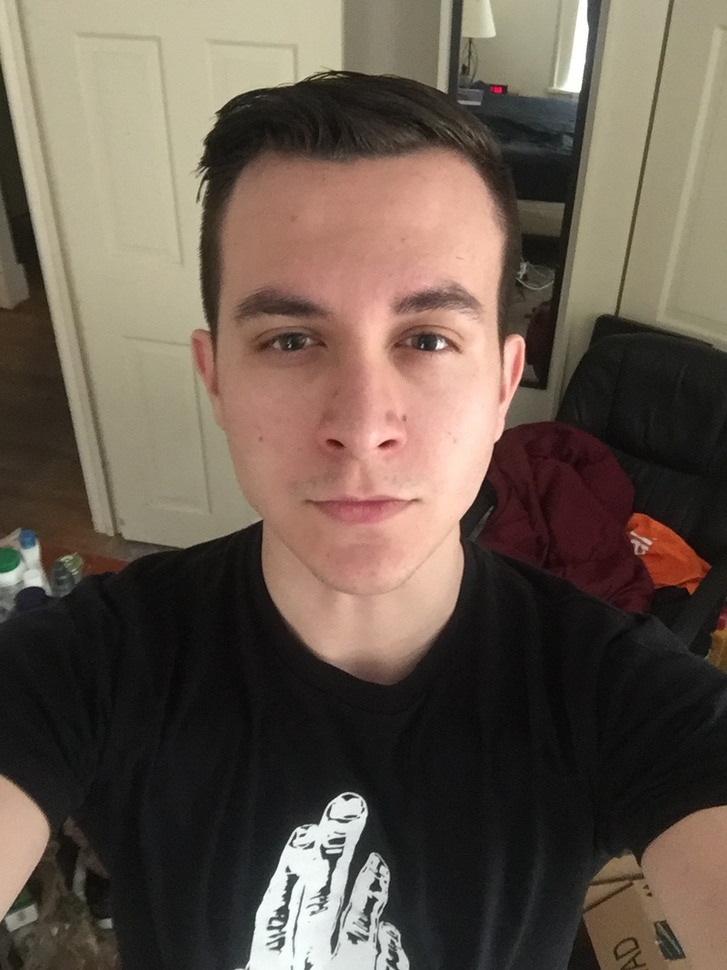
#> input picture media/in.jpg, 727 x 970 px, shrunk from 960 x 1280 before the run
$ python main.py ../media/in.jpg out.png   (older library calls are emulated)
#> lines starting #> are read from the running program, lines starting #| are printed output that depends on the picture; after the words box and inside, x2 and y2 are one past the last pixel; in counts of white or black regions, pixels touching at a corner belong together
### src/edge_detector.py
import numpy as np
import scipy.ndimage
import scipy.misc

class EdgeDetector(object):
    """Edge detector for images."""

    def __init__(self, img):
        """Construct an edge detector for an image."""
        self.suppressed = self.non_maximal_suppression(*self.get_gradients(img))

    def get_gradients(self, img):
        """Computes gradients of a grayscale image.

        Finds gradient magnitudes and directions for self.img.

        Returns:
            G: A (height, width) float numpy array of gradient magnitudes.

            theta: A (height, width) float numpy array of gradient directions.
        """

        blurred = scipy.ndimage.gaussian_filter(img, 2)
        Gx = scipy.ndimage.sobel(blurred, axis=1)
        Gy = scipy.ndimage.sobel(blurred, axis=0)
        G = np.sqrt(Gx**2 + Gy**2)
        theta = np.arctan2(Gy, Gx)

        return G, theta

    def non_maximal_suppression(self, G, theta):
        """Performs non-maximal-suppression of gradients.

        Bins into 4 directions (up/down, left/right, both diagonals),
        and sets non-maximal elements in a 3x3 neighborhood to zero.

        Args:
            G: A (height, width) float numpy array of gradient magnitudes.

            theta: A (height, width) float numpy array of gradient directions.

        Returns:
            suppressed: A (height, width) float numpy array of suppressed
                gradient magnitudes.
        """

        theta *= 180.0 / np.pi
        theta[theta > 180.0] -= 180.0
        hits = np.zeros_like(G, dtype=bool)
        correlate = scipy.ndimage.correlate
        correlate1d = scipy.ndimage.correlate1d
        convolve = scipy.ndimage.convolve
        convolve1d = scipy.ndimage.convolve1d

        kernel = np.array([0.0, 1.0, -1.0])
        mask = np.logical_or(theta < 22.5, theta > 157.5)
        hits[mask] = np.logical_and(correlate1d(G, kernel, axis=-1)[mask] >= 0.0,
                                    convolve1d(G, kernel, axis=-1)[mask] >= 0.0)

        mask = np.logical_and(theta >= 67.5, theta < 112.5)
        hits[mask] = np.logical_and(correlate1d(G, kernel, axis=0)[mask] >= 0.0,
                                    convolve1d(G, kernel, axis=0)[mask] >= 0.0)

        kernel = np.array([[0.0, 0.0, 0.0],
                           [0.0, 1.0, 0.0],
                           [0.0, 0.0, -1.0]])
        mask = np.logical_and(theta >= 22.5, theta < 67.5)
        hits[mask] = np.logical_and(correlate(G, kernel)[mask] >= 0.0,
                                    convolve(G, kernel)[mask] >= 0.0)

        kernel = np.array([[0.0, 0.0, 0.0],
                           [0.0, 1.0, 0.0],
                           [-1.0, 0.0, 0.0]])
        mask = np.logical_and(theta >= 112.5, theta < 157.5)
        hits[mask] = np.logical_and(correlate(G, kernel)[mask] >= 0.0,
                                    convolve(G, kernel)[mask] >= 0.0)

        suppressed = G.copy()
        suppressed[np.logical_not(hits)] = 0.0

        return suppressed

    def detect_edges(self, upper=None, lower=None):
        """Performs edge detection on a grayscale image.

        Performs Canny edge detection on img.

        Args:
            upper: Upper threshold (float)

            lower: Lower threshold (float)

        Returns:
            edges: A (heigh, width) float numpy array representing
                the edges of the image.
        """

        if upper == None:
            upper = 0.2
        if lower == None:
            lower = 0.4

        edges = self.suppressed.copy()
        median = np.median(edges[edges > 0.0])
        mean = np.mean(edges[edges > 0.0])
        edges[edges < upper*np.max(edges)] = 0.0
        edges[edges > 0.0] = 1.0
        return edges

### src/main.py
import argparse
import scipy.misc
from edge_detector import EdgeDetector

def main():
    parser = argparse.ArgumentParser("Perform Canny edge detection")
    parser.add_argument("in_image", type=str, help="input image file")
    parser.add_argument("out_image", type=str, help="output image file")
    parser.add_argument("tu",
                        nargs='?',
                        type=float,
                        default=None,
                        help="upper threshold")
    parser.add_argument("tl",
                        nargs='?',
                        type=float,
                        default=None,
                        help="upper threshold")
    args = parser.parse_args()
    img = scipy.misc.imread(args.in_image, flatten=True)
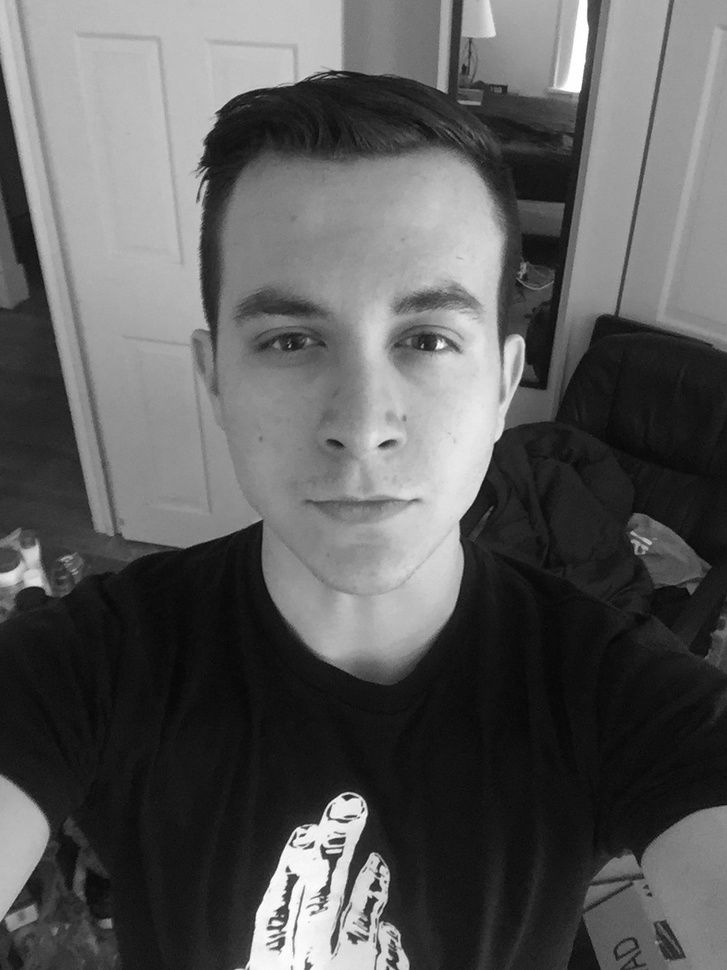
#> img: shape (970, 727) float32; min 5.71, max 255, mean 91.9
    detector = EdgeDetector(img)
#> in get_gradients, `Gy = scipy.ndimage.sobel(blurred, axis=0)`:
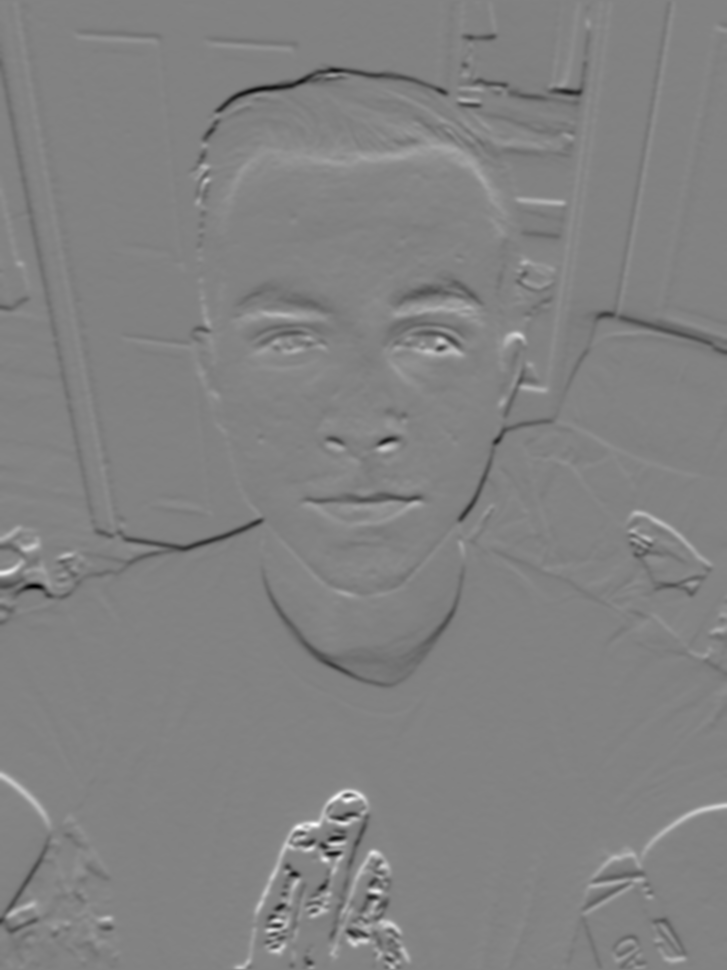
#> Gy: shape (970, 727) float32; min -264.7, max 253, mean -0.6; drawn with min black and max white
#> in get_gradients, `theta = np.arctan2(Gy, Gx)`:
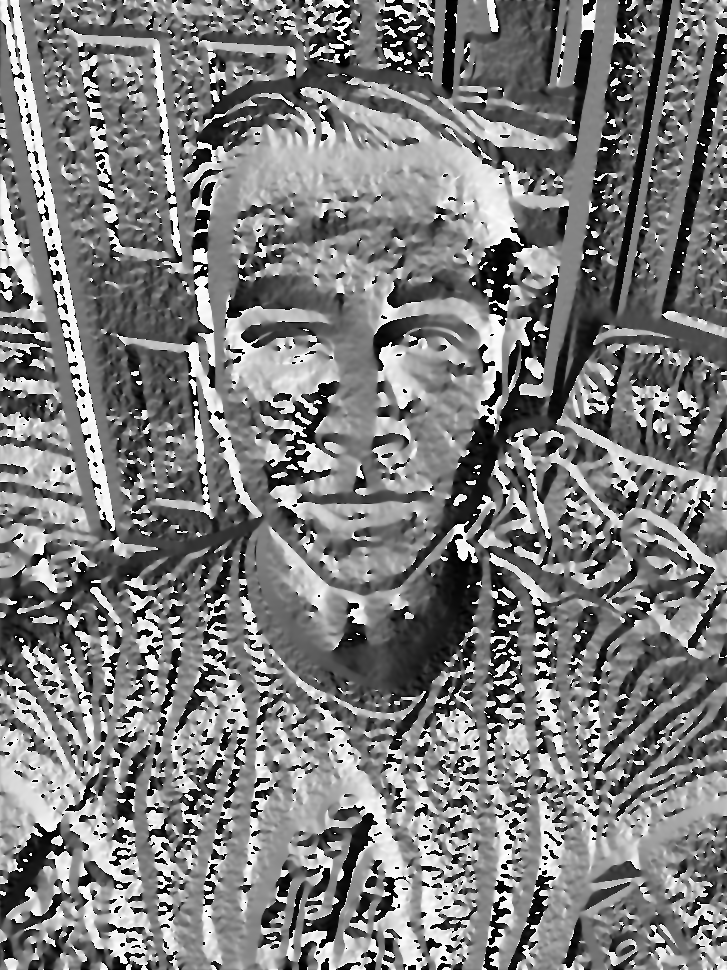
#> theta: shape (970, 727) float32; min -3.14, max 3.14, mean -0.0612; drawn with min black and max white
#> in non_maximal_suppression, `mask = np.logical_or(theta < 22.5, theta > 157.5)`:
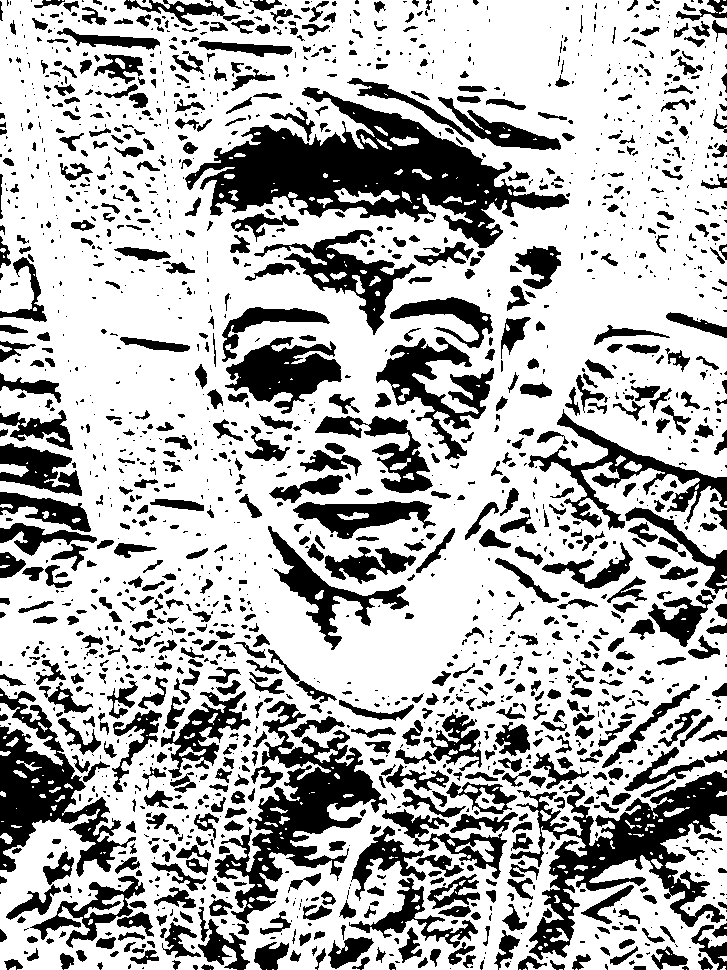
#> mask: shape (970, 727) bool; 69.9% white; 1980 black regions (1115 under 20 px), largest, box (x1, y1, x2, y2) and area: (185, 87, 569, 248) 22395, (510, 771, 727, 960) 12814, (215, 701, 387, 924) 11105
#> in non_maximal_suppression, `hits[mask] = np.logical_and(correlate1d(G, kernel, axis=-1)[mask] >= 0..`: hits: shape (970, 727) bool; 7.8% white in thin lines or dots
#> in non_maximal_suppression, `mask = np.logical_and(theta >= 67.5, theta < 112.5)`: mask: shape (970, 727) bool; 9.2% white; 3736 white regions (3192 under 20 px), largest, box (x1, y1, x2, y2) and area: (259, 125, 468, 209) 6474, (239, 345, 340, 401) 2233, (340, 101, 416, 142) 1076
#> in non_maximal_suppression, `hits[mask] = np.logical_and(correlate1d(G, kernel, axis=0)[mask] >= 0...`: hits: shape (970, 727) bool; 9.2% white in thin lines or dots
#> in non_maximal_suppression, `mask = np.logical_and(theta >= 22.5, theta < 67.5)`: mask: shape (970, 727) bool; 11.6% white; 3774 white regions (3051 under 20 px), largest, box (x1, y1, x2, y2) and area: (211, 125, 323, 216) 2929, (631, 779, 723, 889) 2666, (534, 828, 614, 960) 2651
#> in non_maximal_suppression, `hits[mask] = np.logical_and(correlate(G, kernel)[mask] >= 0.0, convolv..`: hits: shape (970, 727) bool; 11.3% white in thin lines or dots
#> in non_maximal_suppression, `mask = np.logical_and(theta >= 112.5, theta < 157.5)`: mask: shape (970, 727) bool; 9.3% white; 3620 white regions (2958 under 20 px), largest, box (x1, y1, x2, y2) and area: (449, 147, 514, 231) 1918, (2, 763, 64, 823) 1347, (11, 700, 86, 805) 1241
#> in non_maximal_suppression, `hits[mask] = np.logical_and(correlate(G, kernel)[mask] >= 0.0, convolv..`:
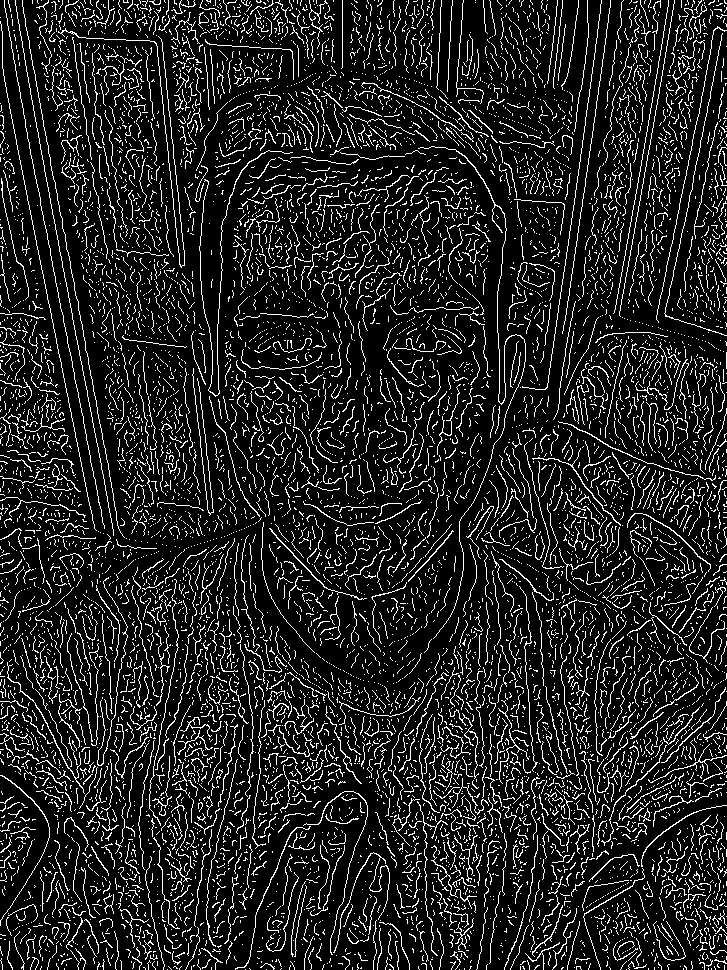
#> hits: shape (970, 727) bool; 13.1% white in thin lines or dots
    edges = detector.detect_edges(args.tu, args.tl)
#> in detect_edges, `median = np.median(edges[edges > 0.0])`: median = 4.77
#> in detect_edges, `mean = np.mean(edges[edges > 0.0])`: mean = 20.05
#> in detect_edges, `edges[edges > 0.0] = 1.0`:
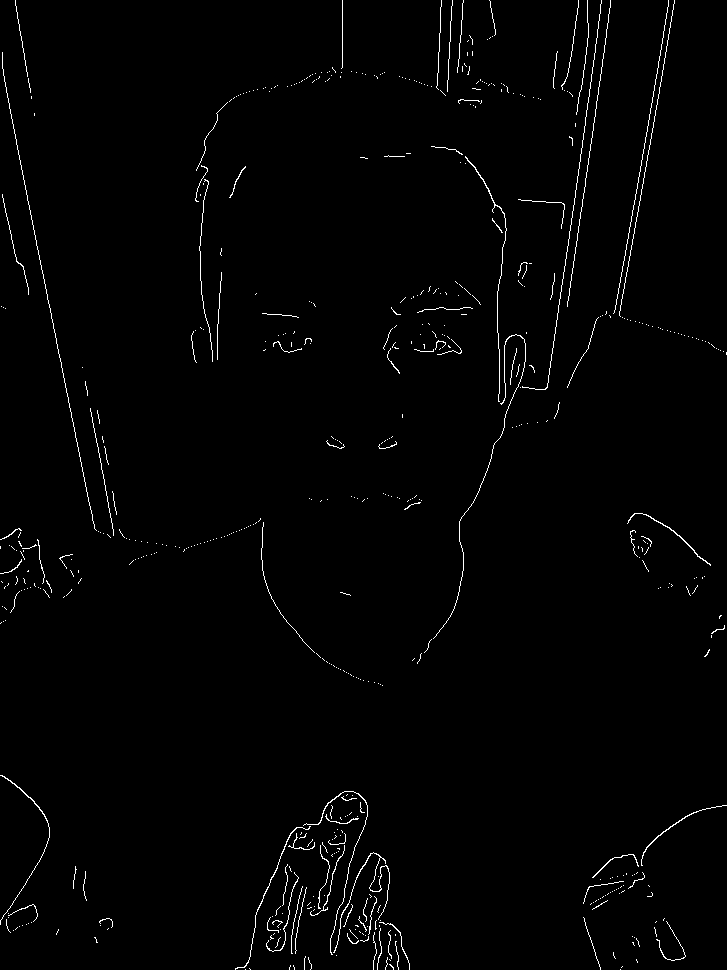
#> edges: shape (970, 727) float32; values 0 (black) and 1 (white), 1.3% white in thin lines or dots
    scipy.misc.imsave(args.out_image, edges)

if __name__ == "__main__":
    main()

$ run again, on media/in1.jpg
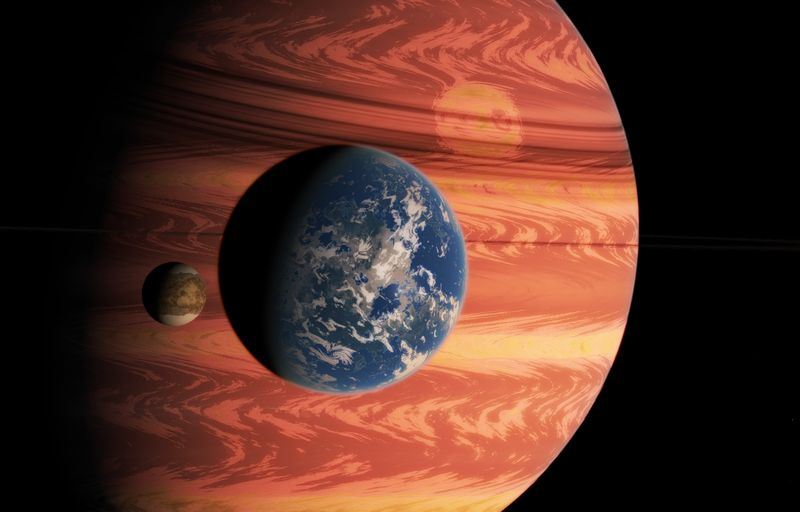
#> input picture media/in1.jpg, 800 x 512 px
#> in non_maximal_suppression, `mask = np.logical_or(theta < 22.5, theta > 157.5)`:
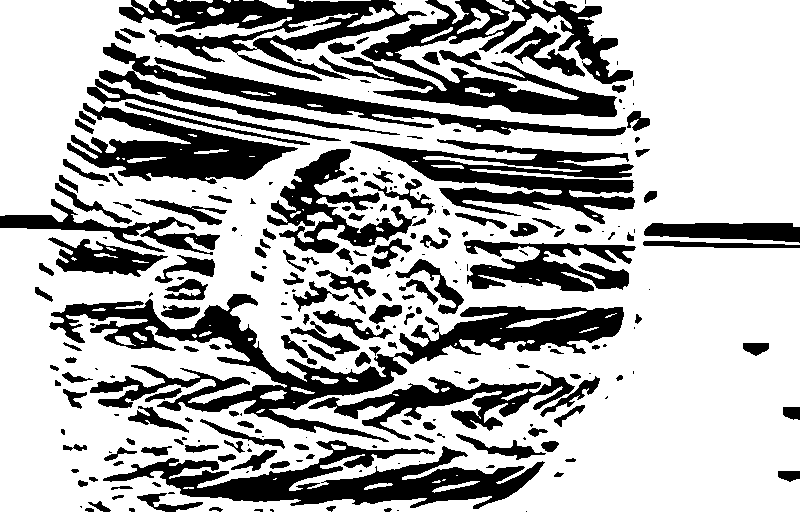
#> mask: shape (512, 800) bool; 68.8% white; 259 black regions (99 under 20 px), largest, box (x1, y1, x2, y2) and area: (49, 294, 624, 442) 19568, (319, 0, 633, 117) 13126, (103, 440, 545, 509) 11736
#> median = 16.72
#> mean = 28.2
#> in detect_edges, `edges[edges > 0.0] = 1.0`:
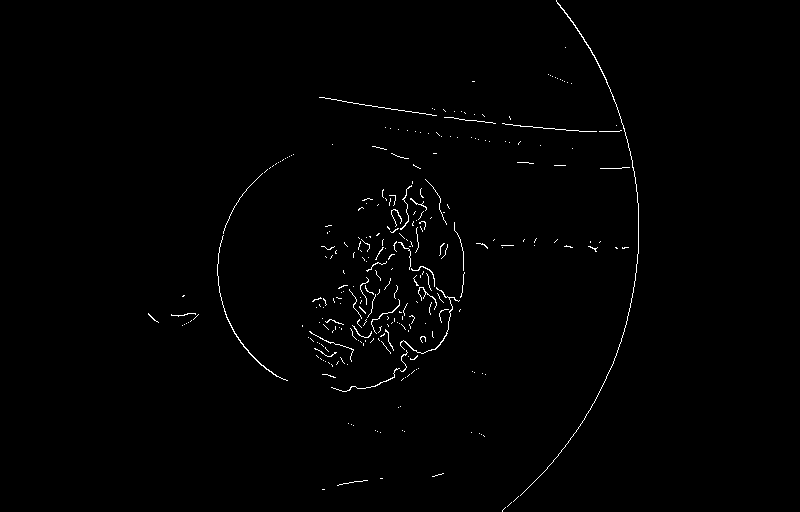
#> edges: shape (512, 800) float32; values 0 (black) and 1 (white), 0.84% white in thin lines or dots, all inside (x1, y1, x2, y2) = (148, 0, 639, 512)
